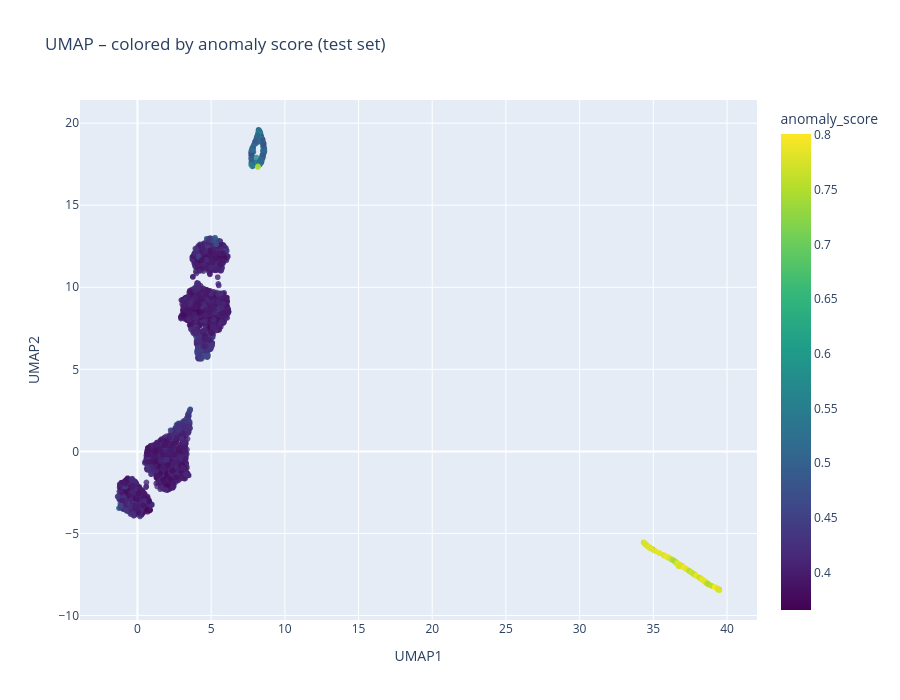

Notebook source saved alongside this figure:
### Code cell
df_all = df.copy()

# Inicializar columnas
df_all['split'] = 'train'
df_all['anomaly_score'] = np.nan
df_all['anomaly_label'] = 'Normal'

# Marcar test
df_all.loc[X_test.index, 'split'] = 'test'
df_all.loc[X_test.index, 'anomaly_score'] = anomaly_score
df_all.loc[X_test.index, 'anomaly_label'] = np.where(anomaly_label, 'Anomaly', 'Normal')

import umap

# -----------------------------
# UMAP pipeline
# -----------------------------
umap_pipeline = Pipeline([
    ('scaler', RobustScaler()),
    ('umap', umap.UMAP(
        n_neighbors=30,
        min_dist=0.1,
        n_components=2,
        random_state=42
    ))
])

X_umap = umap_pipeline.fit_transform(
    df_test.drop(columns=[
        'is_attack', 'anomaly_score', 'anomaly_label'
    ])
)

# DataFrame base
df_umap = pd.DataFrame({
    'UMAP1': X_umap[:, 0],
    'UMAP2': X_umap[:, 1],
    'anomaly_score': df_test['anomaly_score'].values,
    'anomaly_label': df_test['anomaly_label'].values,
    'is_attack': df_test['is_attack'].values
})
feature_cols = [
    'conn_count_10s_max',
    'burst_score_max',
    'bytes_ratio_mean',
    'recent_activity_score_std'
]

df_umap = pd.concat(
    [df_umap, df_test[feature_cols].reset_index(drop=True)],
    axis=1
)

fig = px.scatter(
    df_umap,
    x='UMAP1',
    y='UMAP2',
    color='anomaly_score',
    color_continuous_scale='viridis',
    hover_data=feature_cols + ['is_attack'],
    title="UMAP – colored by anomaly score (test set)",
    width=900,
    height=700
)

fig.update_traces(marker=dict(size=6, opacity=0.8))
fig.show()

### Figure 1 — Plotly figure (JSON) as saved in the notebook; plotly's stock layout.template omitted (floating-point values rounded to 4 significant figures; data arrays with more than 128 entries replaced by an {"elided": "..."} marker saying what was removed)
{"data": [{"customdata": {"elided": "5078x5 float values"}, "hovertemplate": "UMAP1=%{x}<br>UMAP2=%{y}<br>conn_count_10s_max=%{customdata[0]}<br>burst_score_max=%{customdata[1]}<br>bytes_ratio_mean=%{customdata[2]}<br>recent_activity_score_std=%{customdata[3]}<br>is_attack=%{customdata[4]}<br>anomaly_score=%{marker.color}<extra></extra>", "legendgroup": "", "marker": {"color": {"elided": "5078 float values"}, "coloraxis": "coloraxis", "opacity": 0.8, "size": 6, "symbol": "circle"}, "mode": "markers", "name": "", "showlegend": false, "type": "scattergl", "x": {"elided": "5078 float values"}, "xaxis": "x", "y": {"elided": "5078 float values"}, "yaxis": "y"}], "layout": {"coloraxis": {"colorbar": {"title": {"text": "anomaly_score"}}, "colorscale": [[0, "#440154"], [0.1111, "#482878"], [0.2222, "#3e4989"], [0.3333, "#31688e"], [0.4444, "#26828e"], [0.5556, "#1f9e89"], [0.6667, "#35b779"], [0.7778, "#6ece58"], [0.8889, "#b5de2b"], [1, "#fde725"]]}, "height": 700, "legend": {"tracegroupgap": 0}, "title": {"text": "UMAP – colored by anomaly score (test set)"}, "width": 900, "xaxis": {"anchor": "y", "domain": [0, 1], "title": {"text": "UMAP1"}}, "yaxis": {"anchor": "x", "domain": [0, 1], "title": {"text": "UMAP2"}}}}
